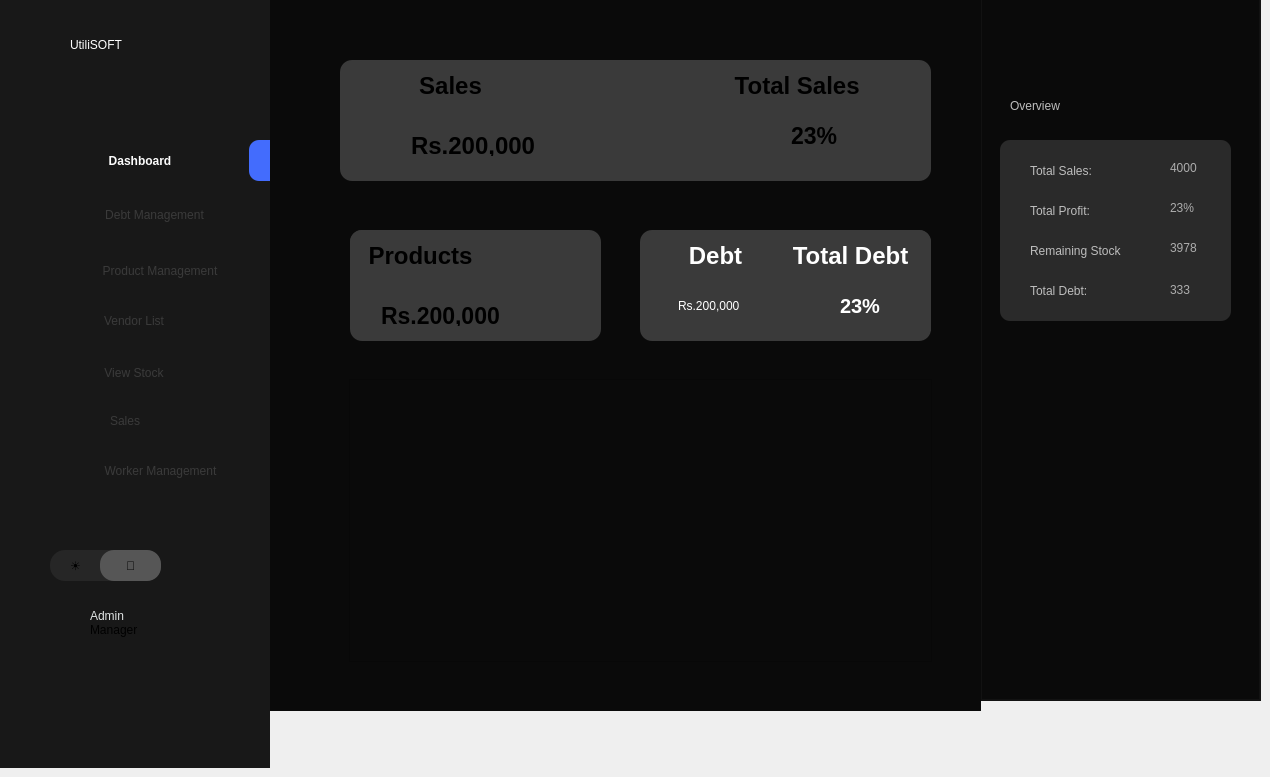
    <widget class="QWidget" name="dashboard">
     <widget class="QWidget" name="widget_2" native="true">
      <property name="geometry">
       <rect>
        <x>980</x>
        <y>0</y>
        <width>281</width>
        <height>701</height>
       </rect>
      </property>
      <property name="styleSheet">
       <string notr="true">background:#0a0a0a;
border: 2px solid #121212;
border-top:none;</string>
      </property>
      <widget class="QLabel" name="label_4">
       <property name="geometry">
        <rect>
         <x>30</x>
         <y>90</y>
         <width>111</width>
         <height>31</height>
        </rect>
       </property>
       <property name="styleSheet">
        <string notr="true">font: 16pt &quot;Sans Serif Collection&quot;;
border:none;
color:rgb(189, 189, 189);</string>
       </property>
       <property name="text">
        <string>Overview</string>
       </property>
      </widget>
      <widget class="QWidget" name="widget_4" native="true">
       <property name="geometry">
        <rect>
         <x>20</x>
         <y>140</y>
         <width>231</width>
         <height>181</height>
        </rect>
       </property>
       <property name="styleSheet">
        <string notr="true">border:none;border-radius: 10px;
background:#2a2a2a;</string>
       </property>
       <widget class="QLabel" name="label_5">
        <property name="geometry">
         <rect>
          <x>30</x>
          <y>20</y>
          <width>71</width>
          <height>21</height>
         </rect>
        </property>
        <property name="styleSheet">
         <string notr="true">color:rgb(189, 189, 189);</string>
        </property>
        <property name="text">
         <string>Total Sales:</string>
        </property>
       </widget>
       <widget class="QLabel" name="label_6">
        <property name="geometry">
         <rect>
          <x>30</x>
          <y>60</y>
          <width>71</width>
          <height>21</height>
         </rect>
        </property>
        <property name="styleSheet">
         <string notr="true">color:rgb(189, 189, 189);</string>
        </property>
        <property name="text">
         <string>Total Profit:</string>
        </property>
       </widget>
       <widget class="QLabel" name="label_7">
        <property name="geometry">
         <rect>
          <x>30</x>
          <y>100</y>
          <width>91</width>
          <height>21</height>
         </rect>
        </property>
        <property name="styleSheet">
         <string notr="true">color:rgb(189, 189, 189);</string>
        </property>
        <property name="text">
         <string>Remaining Stock:</string>
        </property>
       </widget>
       <widget class="QLabel" name="salesCountLabel_2">
        <property name="geometry">
         <rect>
          <x>170</x>
          <y>20</y>
          <width>61</width>
          <height>16</height>
         </rect>
        </property>
        <property name="styleSheet">
         <string notr="true">border:none;
color:#adadad;</string>
        </property>
        <property name="text">
         <string>4000</string>
        </property>
       </widget>
       <widget class="QLabel" name="profitMarginLabel_3">
        <property name="geometry">
         <rect>
          <x>170</x>
          <y>60</y>
          <width>61</width>
          <height>16</height>
         </rect>
        </property>
        <property name="styleSheet">
         <string notr="true">border:none;
color:#adadad;</string>
        </property>
        <property name="text">
         <string>23%</string>
        </property>
       </widget>
       <widget class="QLabel" name="labelTotalStock">
        <property name="geometry">
         <rect>
          <x>170</x>
          <y>100</y>
          <width>61</width>
          <height>16</height>
         </rect>
        </property>
        <property name="styleSheet">
         <string notr="true">border:none;
color:#adadad;</string>
        </property>
        <property name="text">
         <string>3978</string>
        </property>
       </widget>
       <widget class="QLabel" name="labelTotalDebt">
        <property name="geometry">
         <rect>
          <x>170</x>
          <y>140</y>
          <width>61</width>
          <height>20</height>
         </rect>
        </property>
        <property name="styleSheet">
         <string notr="true">border:none;
color:#adadad;</string>
        </property>
        <property name="text">
         <string>333</string>
        </property>
       </widget>
       <widget class="QLabel" name="label_8">
        <property name="geometry">
         <rect>
          <x>30</x>
          <y>140</y>
          <width>91</width>
          <height>21</height>
         </rect>
        </property>
        <property name="styleSheet">
         <string notr="true">color:rgb(189, 189, 189);</string>
        </property>
        <property name="text">
         <string>Total Debt:</string>
        </property>
       </widget>
      </widget>
      <widget class="QWidget" name="widget_12" native="true">
       <property name="geometry">
        <rect>
         <x>980</x>
         <y>0</y>
         <width>301</width>
         <height>720</height>
        </rect>
       </property>
       <property name="styleSheet">
        <string notr="true">background:#0a0a0a;
border: 2px solid #121212;
border-top:none;</string>
       </property>
       <widget class="QLabel" name="label_16">
        <property name="geometry">
         <rect>
          <x>20</x>
          <y>20</y>
          <width>111</width>
          <height>61</height>
         </rect>
        </property>
        <property name="styleSheet">
         <string notr="true">font: 16pt &quot;Sans Serif Collection&quot;;
border:none;</string>
        </property>
        <property name="text">
         <string>Overview</string>
        </property>
       </widget>
       <widget class="QWidget" name="widget_13" native="true">
        <property name="geometry">
         <rect>
          <x>20</x>
          <y>80</y>
          <width>271</width>
          <height>141</height>
         </rect>
        </property>
        <property name="styleSheet">
         <string notr="true">border-radius: 10px;
background:#181818;</string>
        </property>
        <widget class="QLabel" name="label_18">
         <property name="geometry">
          <rect>
           <x>30</x>
           <y>20</y>
           <width>71</width>
           <height>21</height>
          </rect>
         </property>
         <property name="styleSheet">
          <string notr="true">color:#494949;
</string>
         </property>
         <property name="text">
          <string>Total Sales:</string>
         </property>
        </widget>
        <widget class="QLabel" name="label_19">
         <property name="geometry">
          <rect>
           <x>30</x>
           <y>60</y>
           <width>71</width>
           <height>21</height>
          </rect>
         </property>
         <property name="styleSheet">
          <string notr="true">color:#494949;
</string>
         </property>
         <property name="text">
          <string>Total Profit:</string>
         </property>
        </widget>
        <widget class="QLabel" name="label_20">
         <property name="geometry">
          <rect>
           <x>30</x>
           <y>100</y>
           <width>91</width>
           <height>21</height>
          </rect>
         </property>
         <property name="styleSheet">
          <string notr="true">color:#494949;
</string>
         </property>
         <property name="text">
          <string>Remaining Stock:</string>
         </property>
        </widget>
        <widget class="QLabel" name="label_22">
         <property name="geometry">
          <rect>
           <x>170</x>
           <y>20</y>
           <width>91</width>
           <height>16</height>
          </rect>
         </property>
         <property name="styleSheet">
          <string notr="true">border:none;
color:#adadad;</string>
         </property>
         <property name="text">
          <string>4000</string>
         </property>
        </widget>
        <widget class="QLabel" name="label_23">
         <property name="geometry">
          <rect>
           <x>170</x>
           <y>60</y>
           <width>91</width>
           <height>16</height>
          </rect>
         </property>
         <property name="styleSheet">
          <string notr="true">border:none;
color:#adadad;</string>
         </property>
         <property name="text">
          <string>23%</string>
         </property>
        </widget>
        <widget class="QLabel" name="label_24">
         <property name="geometry">
          <rect>
           <x>170</x>
           <y>100</y>
           <width>91</width>
           <height>16</height>
          </rect>
         </property>
         <property name="styleSheet">
          <string notr="true">border:none;
color:#adadad;</string>
         </property>
         <property name="text">
          <string>3978</string>
         </property>
        </widget>
       </widget>
       <widget class="QLabel" name="label_25">
        <property name="geometry">
         <rect>
          <x>30</x>
          <y>240</y>
          <width>141</width>
          <height>61</height>
         </rect>
        </property>
        <property name="styleSheet">
         <string notr="true">font: 16pt &quot;Sans Serif Collection&quot;;
border:none;</string>
        </property>
        <property name="text">
         <string>Weekly Report</string>
        </property>
       </widget>
       <widget class="QTableWidget" name="tableWidget_2">
        <property name="geometry">
         <rect>
          <x>20</x>
          <y>310</y>
          <width>271</width>
          <height>231</height>
         </rect>
        </property>
        <property name="styleSheet">
         <string notr="true">QTableWidget, QTableView {
    border: 1px solid #121212;
    border-radius: 5px;
    gridline-color: #ddd;
    background-color: #adadad;
    font-size: 10px;
    font-family: Arial, sans-serif;
    color: #333;
    selection-background-color: #0078D7;
    selection-color: white;
}

QHeaderView::section {
    background-color:#0a0a0a;
    color: white;
    padding: 4px;
    border: 1px solid #121212;
    font-size: 10px;
    font-weight: bold;
    text-align: center;
}

QTableWidget::item, QTableView::item {
    padding: 2px;
    border-bottom: 1px solid #ddd;
    text-align: center;
}

QTableWidget::item:selected, QTableView::item:selected {
    background-color: #0078D7;
    color: white;
}

QTableCornerButton::section {
    background-color: #adadad;
    border: 1px solid #adadad;
	border-top-left-radius: 8px;
  
}
</string>
        </property>
        <row/>
        <row/>
        <row/>
        <row/>
        <column>
         <property name="text">
          <string>Total Sales</string>
         </property>
        </column>
        <column>
         <property name="text">
          <string>Total Profit</string>
         </property>
        </column>
        <column>
         <property name="text">
          <string>Remaining Debtors</string>
         </property>
        </column>
        <column>
         <property name="text">
          <string>Remaining Stock</string>
         </property>
        </column>
        <item row="0" column="0">
         <property name="text">
          <string>2123</string>
         </property>
        </item>
       </widget>
      </widget>
     </widget>
     <widget class="QFrame" name="frame">
      <property name="geometry">
       <rect>
        <x>0</x>
        <y>0</y>
        <width>270</width>
        <height>768</height>
       </rect>
      </property>
      <property name="styleSheet">
       <string notr="true">max-width:270px;
max-height:768px;
background-color:#181818;</string>
      </property>
      <widget class="QLabel" name="label">
       <property name="geometry">
        <rect>
         <x>70</x>
         <y>10</y>
         <width>181</width>
         <height>70</height>
        </rect>
       </property>
       <property name="styleSheet">
        <string notr="true">max-height:70px;
max-width:200px;
background:transparent;
font: 700 28pt &quot;Century Gothic&quot;;
color:white;
 text-align: center; 
 vertical-align: middle;</string>
       </property>
       <property name="text">
        <string>UtiliSOFT</string>
       </property>
      </widget>
      <widget class="QPushButton" name="page1">
       <property name="geometry">
        <rect>
         <x>0</x>
         <y>100</y>
         <width>270</width>
         <height>81</height>
        </rect>
       </property>
       <property name="styleSheet">
        <string notr="true">margin-top:40px;
        /* Full width of sidebar */
  height: 45px;        /* Optimal button height */
  text-align: center;    /* Align text to the left */
   /* Add space for text from the edge */
      /* Use flexbox for alignment */
 /* Align text &amp; icon vertically */ 
font-weight:600;
	border:none;
color:#fcfcfc;;
padding-left:10px;</string>
       </property>
       <property name="text">
        <string>Dashboard</string>
       </property>
      </widget>
      <widget class="QPushButton" name="page2">
       <property name="geometry">
        <rect>
         <x>0</x>
         <y>194</y>
         <width>271</width>
         <height>41</height>
        </rect>
       </property>
       <property name="styleSheet">
        <string notr="true">
     /* Full width of sidebar */
  height: 45px;        /* Optimal button height */
  text-align: center;    /* Align text to the left */
  padding-left: 38px;  /* Add space for text from the edge */
     /* Use flexbox for alignment */
/* Align text &amp; icon vertically */ 
	border:none;
color:#3a3a3a;</string>
       </property>
       <property name="text">
        <string>Debt Management</string>
       </property>
      </widget>
      <widget class="QPushButton" name="page3">
       <property name="geometry">
        <rect>
         <x>0</x>
         <y>250</y>
         <width>270</width>
         <height>41</height>
        </rect>
       </property>
       <property name="styleSheet">
        <string notr="true">
         /* Full width of sidebar */
  height: 45px;        /* Optimal button height */
  text-align: center;    /* Align text to the left */
/* Add space for text from the edge */       /* Use flexbox for alignment */ /* Align text &amp; icon vertically */ 
	border:none;
color:#3a3a3a;
padding-left:50px;</string>
       </property>
       <property name="text">
        <string>Product Management</string>
       </property>
      </widget>
      <widget class="QPushButton" name="page4">
       <property name="geometry">
        <rect>
         <x>-1</x>
         <y>300</y>
         <width>270</width>
         <height>41</height>
        </rect>
       </property>
       <property name="styleSheet">
        <string notr="true">
         /* Full width of sidebar */
  height: 45px;        /* Optimal button height */
  text-align: center;    /* Align text to the left */
  /* Add space for text from the edge */       /* Use flexbox for alignment */ /* Align text &amp; icon vertically */ 
	border:none;
color:#3a3a3a;</string>
       </property>
       <property name="text">
        <string>Vendor List</string>
       </property>
      </widget>
      <widget class="QPushButton" name="page5">
       <property name="geometry">
        <rect>
         <x>-1</x>
         <y>350</y>
         <width>270</width>
         <height>45</height>
        </rect>
       </property>
       <property name="styleSheet">
        <string notr="true">    /* Full width of sidebar */
  height: 45px;        /* Optimal button height */
  text-align: center;    /* Align text to the left */
    /* Add space for text from the edge */ 
	border:none;
color:#3a3a3a;</string>
       </property>
       <property name="text">
        <string>View Stock</string>
       </property>
      </widget>
      <widget class="QPushButton" name="page6">
       <property name="geometry">
        <rect>
         <x>0</x>
         <y>400</y>
         <width>270</width>
         <height>41</height>
        </rect>
       </property>
       <property name="styleSheet">
        <string notr="true">      /* Full width of sidebar */
  height: 45px;        /* Optimal button height */
 
padding-right:20px;    /* Align text to the left */
 /* Align text &amp; icon vertically */

	border:none;
color:#3a3a3a;</string>
       </property>
       <property name="text">
        <string>Sales</string>
       </property>
      </widget>
      <widget class="QPushButton" name="toggleTheme">
       <property name="geometry">
        <rect>
         <x>50</x>
         <y>550</y>
         <width>111</width>
         <height>31</height>
        </rect>
       </property>
       <property name="styleSheet">
        <string notr="true">max-height:37px;
background:#181818;
border:none;
</string>
       </property>
       <property name="text">
        <string/>
       </property>
      </widget>
      <widget class="QLabel" name="label_2">
       <property name="geometry">
        <rect>
         <x>90</x>
         <y>600</y>
         <width>71</width>
         <height>31</height>
        </rect>
       </property>
       <property name="styleSheet">
        <string notr="true">font: 18pt &quot;Microsoft Sans Serif&quot;;
color:#e0e4e4;
</string>
       </property>
       <property name="text">
        <string>Admin</string>
       </property>
      </widget>
      <widget class="QLabel" name="label_3">
       <property name="geometry">
        <rect>
         <x>90</x>
         <y>620</y>
         <width>61</width>
         <height>20</height>
        </rect>
       </property>
       <property name="styleSheet">
        <string notr="true">background:none;
</string>
       </property>
       <property name="text">
        <string>Manager</string>
       </property>
      </widget>
      <widget class="QWidget" name="widget_11" native="true">
       <property name="geometry">
        <rect>
         <x>249</x>
         <y>140</y>
         <width>21</width>
         <height>41</height>
        </rect>
       </property>
       <property name="styleSheet">
        <string notr="true">background:#436cfd;
border-top-left-radius: 10px;
    border-bottom-left-radius: 10px;
   border-top-right-radius: 0px;
    border-bottom-right-radius: 0px;</string>
       </property>
      </widget>
      <widget class="QLabel" name="label_14">
       <property name="geometry">
        <rect>
         <x>70</x>
         <y>150</y>
         <width>21</width>
         <height>21</height>
        </rect>
       </property>
       <property name="styleSheet">
        <string notr="true">background-color:transparent;
background-image: url(&quot;:/new/prefix1/images/dashboard-square-02-Stroke-Rounded (1).png&quot;);
    background-repeat: no-repeat;
    background-position: center;
    background-origin: content;</string>
       </property>
       <property name="text">
        <string/>
       </property>
       <property name="scaledContents">
        <bool>true</bool>
       </property>
      </widget>
      <widget class="QLabel" name="label_15">
       <property name="geometry">
        <rect>
         <x>60</x>
         <y>250</y>
         <width>41</width>
         <height>41</height>
        </rect>
       </property>
       <property name="styleSheet">
        <string notr="true">background-color:transparent;
background-image: url(&quot;:/new/prefix1/images/package-Stroke-Rounded.png&quot;);
    background-repeat: no-repeat;
    background-position: center;
    background-origin: content;</string>
       </property>
       <property name="text">
        <string/>
       </property>
       <property name="scaledContents">
        <bool>true</bool>
       </property>
      </widget>
      <widget class="QLabel" name="label_17">
       <property name="geometry">
        <rect>
         <x>50</x>
         <y>600</y>
         <width>40</width>
         <height>40</height>
        </rect>
       </property>
       <property name="styleSheet">
        <string notr="true">background-color:transparent;
background-image: url(&quot;:/new/prefix1/images/user-circle-02-Stroke-Rounded.png&quot;);
    background-repeat: no-repeat;
    background-position: center;
    background-origin: content;
	</string>
       </property>
       <property name="text">
        <string/>
       </property>
       <property name="scaledContents">
        <bool>true</bool>
       </property>
      </widget>
      <widget class="QLabel" name="label_21">
       <property name="geometry">
        <rect>
         <x>60</x>
         <y>400</y>
         <width>41</width>
         <height>41</height>
        </rect>
       </property>
       <property name="styleSheet">
        <string notr="true">background-color:transparent;
background-image: url(&quot;:/new/prefix1/images/shopping-cart-02-Stroke-Rounded.png&quot;);
    background-repeat: no-repeat;
    background-position: center;
    background-origin: content;</string>
       </property>
       <property name="text">
        <string/>
       </property>
       <property name="scaledContents">
        <bool>true</bool>
       </property>
      </widget>
      <widget class="QLabel" name="label_26">
       <property name="geometry">
        <rect>
         <x>60</x>
         <y>200</y>
         <width>41</width>
         <height>41</height>
        </rect>
       </property>
       <property name="styleSheet">
        <string notr="true">background-color:transparent;
background-image: url(&quot;:/new/prefix1/images/invoice-Stroke-Rounded.png&quot;);
    background-repeat: no-repeat;
    background-position: center;
    background-origin: content;</string>
       </property>
       <property name="text">
        <string/>
       </property>
       <property name="scaledContents">
        <bool>true</bool>
       </property>
      </widget>
      <widget class="QLabel" name="label_27">
       <property name="geometry">
        <rect>
         <x>60</x>
         <y>300</y>
         <width>41</width>
         <height>41</height>
        </rect>
       </property>
       <property name="styleSheet">
        <string notr="true">background-color:transparent;
background-image: url(&quot;:/new/prefix1/images/invoice-02-Stroke-Rounded.png&quot;);
    background-repeat: no-repeat;
    background-position: center;
    background-origin: content;</string>
       </property>
       <property name="text">
        <string/>
       </property>
       <property name="scaledContents">
        <bool>true</bool>
       </property>
      </widget>
      <widget class="QLabel" name="label_28">
       <property name="geometry">
        <rect>
         <x>60</x>
         <y>350</y>
         <width>41</width>
         <height>41</height>
        </rect>
       </property>
       <property name="styleSheet">
        <string notr="true">background-color:transparent;
background-image: url(&quot;:/new/prefix1/images/folder-view-Stroke-Rounded.png&quot;);
    background-repeat: no-repeat;
    background-position: center;
    background-origin: content;</string>
       </property>
       <property name="text">
        <string/>
       </property>
       <property name="scaledContents">
        <bool>true</bool>
       </property>
      </widget>
      <widget class="QPushButton" name="page7">
       <property name="geometry">
        <rect>
         <x>10</x>
         <y>450</y>
         <width>261</width>
         <height>41</height>
        </rect>
       </property>
       <property name="styleSheet">
        <string notr="true">
     /* Full width of sidebar */
  height: 45px;        /* Optimal button height */
  /* Align text to the left */
  padding-left: 40px;  /* Add space for text from the edge */
     /* Use flexbox for alignment */
/* Align text &amp; icon vertically */

	border:none;

color:#3a3a3a;</string>
       </property>
       <property name="text">
        <string>Worker Management</string>
       </property>
      </widget>
      <widget class="QLabel" name="label_395">
       <property name="geometry">
        <rect>
         <x>60</x>
         <y>450</y>
         <width>41</width>
         <height>41</height>
        </rect>
       </property>
       <property name="styleSheet">
        <string notr="true">background-color:transparent;
background-image: url(&quot;:/new/prefix1/images/user-circle-02-Stroke-Rounded.png&quot;);
    background-repeat: no-repeat;
    background-position: center;
    background-origin: content;</string>
       </property>
       <property name="text">
        <string/>
       </property>
       <property name="scaledContents">
        <bool>true</bool>
       </property>
      </widget>
      <widget class="QLabel" name="label_475">
       <property name="geometry">
        <rect>
         <x>170</x>
         <y>600</y>
         <width>41</width>
         <height>41</height>
        </rect>
       </property>
       <property name="styleSheet">
        <string notr="true">background-color:transparent;
background-image:url(&quot;:/new/prefix1/images/logout-05-Stroke-Rounded.png&quot;);
    background-repeat: no-repeat;
    background-position: center;
    background-origin: content;</string>
       </property>
       <property name="text">
        <string/>
       </property>
       <property name="scaledContents">
        <bool>true</bool>
       </property>
      </widget>
      <widget class="QPushButton" name="btnlogout_7">
       <property name="geometry">
        <rect>
         <x>170</x>
         <y>600</y>
         <width>41</width>
         <height>41</height>
        </rect>
       </property>
       <property name="styleSheet">
        <string notr="true">background :transparent;
border:none;</string>
       </property>
       <property name="text">
        <string/>
       </property>
      </widget>
      <widget class="QPushButton" name="pushButton_68">
       <property name="geometry">
        <rect>
         <x>50</x>
         <y>550</y>
         <width>111</width>
         <height>31</height>
        </rect>
       </property>
       <property name="styleSheet">
        <string notr="true">max-height:37px;
border-radius:15px;
background:#262626;
text-align:left;
padding-left : 20px;</string>
       </property>
       <property name="text">
        <string>☀</string>
       </property>
      </widget>
      <widget class="QPushButton" name="pushButton_67">
       <property name="geometry">
        <rect>
         <x>100</x>
         <y>550</y>
         <width>61</width>
         <height>31</height>
        </rect>
       </property>
       <property name="styleSheet">
        <string notr="true">max-height:37px;
border:3px;
background:#565656;
border-radius:14px;</string>
       </property>
       <property name="text">
        <string>🌙</string>
       </property>
      </widget>
      <zorder>toggleTheme</zorder>
      <zorder>label_475</zorder>
      <zorder>btnlogout_7</zorder>
      <zorder>label</zorder>
      <zorder>page1</zorder>
      <zorder>page2</zorder>
      <zorder>page3</zorder>
      <zorder>page4</zorder>
      <zorder>page5</zorder>
      <zorder>page6</zorder>
      <zorder>label_2</zorder>
      <zorder>label_3</zorder>
      <zorder>widget_11</zorder>
      <zorder>label_14</zorder>
      <zorder>label_17</zorder>
      <zorder>label_21</zorder>
      <zorder>label_26</zorder>
      <zorder>label_27</zorder>
      <zorder>label_28</zorder>
      <zorder>label_15</zorder>
      <zorder>page7</zorder>
      <zorder>label_395</zorder>
      <zorder>pushButton_68</zorder>
      <zorder>pushButton_67</zorder>
     </widget>
     <widget class="QWidget" name="widget_6" native="true">
      <property name="geometry">
       <rect>
        <x>270</x>
        <y>0</y>
        <width>711</width>
        <height>711</height>
       </rect>
      </property>
      <property name="styleSheet">
       <string notr="true">background:#0a0a0a;</string>
      </property>
      <widget class="QWidget" name="widget_20" native="true">
       <property name="geometry">
        <rect>
         <x>80</x>
         <y>230</y>
         <width>251</width>
         <height>111</height>
        </rect>
       </property>
       <property name="styleSheet">
        <string notr="true">background-color:#3a3a3a;
border-radius: 12px;
top-radius: 12px;
padding: 15px;
color: white;

</string>
       </property>
       <widget class="QLabel" name="label_101">
        <property name="geometry">
         <rect>
          <x>0</x>
          <y>0</y>
          <width>141</width>
          <height>51</height>
         </rect>
        </property>
        <property name="styleSheet">
         <string notr="true">font:  &quot;Sans-serif&quot;;
font-size: 18pt;
    font-weight: 800;
color: black;</string>
        </property>
        <property name="text">
         <string>Products</string>
        </property>
        <property name="alignment">
         <set>Qt::AlignmentFlag::AlignCenter</set>
        </property>
       </widget>
       <widget class="QLabel" name="labelTotalProducts">
        <property name="geometry">
         <rect>
          <x>10</x>
          <y>60</y>
          <width>181</width>
          <height>51</height>
         </rect>
        </property>
        <property name="styleSheet">
         <string notr="true"> font-size: 17pt;
    font-weight: 700;
color: black;</string>
        </property>
        <property name="text">
         <string>Rs.200,000</string>
        </property>
       </widget>
      </widget>
      <widget class="QWidget" name="widget_16" native="true">
       <property name="geometry">
        <rect>
         <x>370</x>
         <y>230</y>
         <width>291</width>
         <height>111</height>
        </rect>
       </property>
       <property name="styleSheet">
        <string notr="true">background-color:#3a3a3a;
border-radius: 12px;
padding: 15px;

</string>
       </property>
       <widget class="QLabel" name="label_98">
        <property name="geometry">
         <rect>
          <x>10</x>
          <y>0</y>
          <width>131</width>
          <height>51</height>
         </rect>
        </property>
        <property name="styleSheet">
         <string notr="true">font:  &quot;Sans-serif&quot;;
font-size: 18pt;
    font-weight: 800;
color: white;</string>
        </property>
        <property name="text">
         <string>Debt</string>
        </property>
        <property name="alignment">
         <set>Qt::AlignmentFlag::AlignCenter</set>
        </property>
       </widget>
       <widget class="QLabel" name="labelTotalDebt_2">
        <property name="geometry">
         <rect>
          <x>180</x>
          <y>50</y>
          <width>131</width>
          <height>51</height>
         </rect>
        </property>
        <property name="styleSheet">
         <string notr="true">font-size: 15pt;
    font-weight: bold;
color: white;</string>
        </property>
        <property name="text">
         <string>23%</string>
        </property>
       </widget>
       <widget class="QLabel" name="labelTotalDebtors">
        <property name="geometry">
         <rect>
          <x>20</x>
          <y>50</y>
          <width>131</width>
          <height>51</height>
         </rect>
        </property>
        <property name="styleSheet">
         <string notr="true">font:  800 15pt &quot;Sans-serif&quot;;
color: white;</string>
        </property>
        <property name="text">
         <string>Rs.200,000</string>
        </property>
       </widget>
       <widget class="QLabel" name="label_102">
        <property name="geometry">
         <rect>
          <x>130</x>
          <y>0</y>
          <width>161</width>
          <height>51</height>
         </rect>
        </property>
        <property name="styleSheet">
         <string notr="true">font:  &quot;Sans-serif&quot;;
font-size: 18pt;
    font-weight: 800;
color: white;</string>
        </property>
        <property name="text">
         <string>Total Debt</string>
        </property>
        <property name="alignment">
         <set>Qt::AlignmentFlag::AlignCenter</set>
        </property>
       </widget>
      </widget>
      <widget class="QWidget" name="widget_18" native="true">
       <property name="geometry">
        <rect>
         <x>70</x>
         <y>60</y>
         <width>591</width>
         <height>121</height>
        </rect>
       </property>
       <property name="styleSheet">
        <string notr="true">background-color:#3a3a3a;
border-radius: 12px;
padding: 15px;
color: white;

</string>
       </property>
       <widget class="QLabel" name="label_103">
        <property name="geometry">
         <rect>
          <x>20</x>
          <y>0</y>
          <width>181</width>
          <height>51</height>
         </rect>
        </property>
        <property name="styleSheet">
         <string notr="true">font:  &quot;Sans-serif&quot;;
font-size: 18pt;
    font-weight: 800;
    color: black;</string>
        </property>
        <property name="text">
         <string> Sales </string>
        </property>
        <property name="alignment">
         <set>Qt::AlignmentFlag::AlignCenter</set>
        </property>
       </widget>
       <widget class="QLabel" name="labelTotalSales">
        <property name="geometry">
         <rect>
          <x>430</x>
          <y>50</y>
          <width>141</width>
          <height>51</height>
         </rect>
        </property>
        <property name="styleSheet">
         <string notr="true">font-size: 17pt;
    font-weight: bold;
color: black;</string>
        </property>
        <property name="text">
         <string>23%</string>
        </property>
       </widget>
       <widget class="QLabel" name="labelTotalAmount">
        <property name="geometry">
         <rect>
          <x>50</x>
          <y>60</y>
          <width>181</width>
          <height>51</height>
         </rect>
        </property>
        <property name="styleSheet">
         <string notr="true"> font-size: 18pt;
    font-weight: 700;
color: black;</string>
        </property>
        <property name="text">
         <string>Rs.200,000</string>
        </property>
       </widget>
       <widget class="QLabel" name="label_104">
        <property name="geometry">
         <rect>
          <x>370</x>
          <y>0</y>
          <width>181</width>
          <height>51</height>
         </rect>
        </property>
        <property name="styleSheet">
         <string notr="true">font:  &quot;Sans-serif&quot;;
font-size: 18pt;
    font-weight: 800;
    color: black;</string>
        </property>
        <property name="text">
         <string>Total Sales </string>
        </property>
        <property name="alignment">
         <set>Qt::AlignmentFlag::AlignCenter</set>
        </property>
       </widget>
      </widget>
      <widget class="QFrame" name="horizontalFrame">
       <property name="geometry">
        <rect>
         <x>70</x>
         <y>370</y>
         <width>601</width>
         <height>301</height>
        </rect>
       </property>
       <layout class="QHBoxLayout" name="horizontalLayout_3">
        <item>
         <widget class="QFrame" name="frame_2">
          <property name="frameShape">
           <enum>QFrame::Shape::StyledPanel</enum>
          </property>
          <property name="frameShadow">
           <enum>QFrame::Shadow::Raised</enum>
          </property>
         </widget>
        </item>
       </layout>
      </widget>
     </widget>
    </widget>
